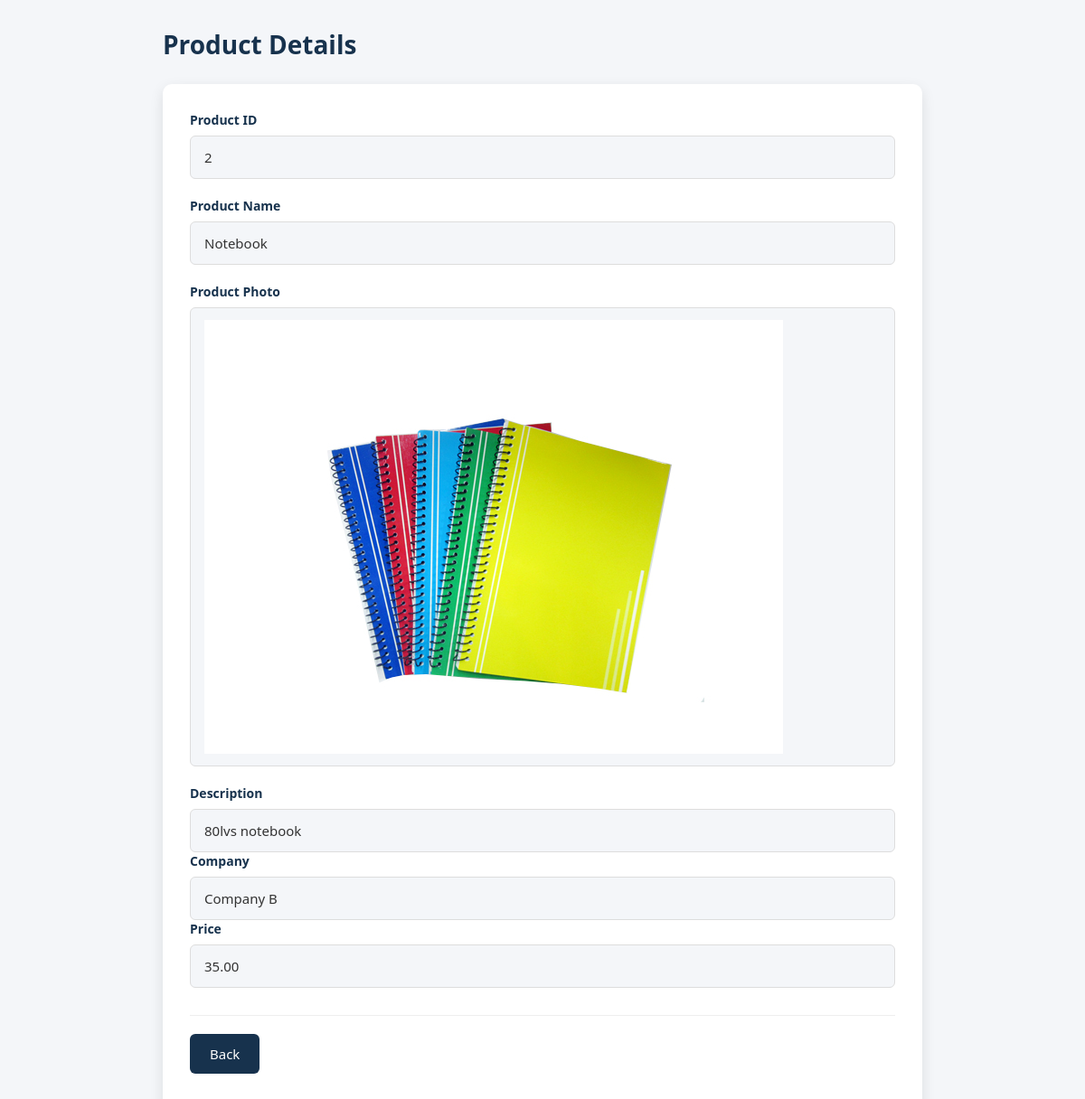
/owner/products/view-products.php?product_id=2, run on the app's committed database.
### tables this page shows
CREATE TABLE IF NOT EXISTS `products` (
  `product_id` int NOT NULL AUTO_INCREMENT,
  `product_name` varchar(100) DEFAULT NULL,
  `product_photo` varchar(255) DEFAULT NULL,
  `product_description` varchar(100) DEFAULT NULL,
  `company_name` varchar(250) DEFAULT NULL,
  `product_price` decimal(10,2) NOT NULL,
  PRIMARY KEY (`product_id`)
);

### owner/products/view-products.php (the view, shortened to what this page needs)
<?php
require_once "../../database/db.php";
$id=$_GET['product_id'];
$sql = "SELECT * FROM products WHERE product_id='$id'";
$result = mysqli_query($conn,$sql);
$user = mysqli_fetch_assoc($result);
?>
<!DOCTYPE html>
<html lang="en">
<head>
    <link rel="stylesheet" href="../../design/add-edit-view-products.css">
</head>
<body>
   <div class="content">
        <div class="page-title">
            <h2>Product Details</h2>
        </div>
        <div class="view-container">
            <div class="info-group">
                <label>Product ID</label>
                <div class="info">
                        <?php echo $user['product_id']; ?>
                </div>
            </div>
            <div class="info-group">
                <label>Product Name</label>
                <div class="info">
                    <?php echo $user['product_name']; ?>
                </div>
            </div>
            <div class="info-group">
                <label>Product Photo</label>
                <div class="info">
                    <img src="../../uploads/<?php echo $user ['product_photo']; ?>">
                </div>
            </div>
            <div class="info-group">
                <label>Description</label>
                <div class="info">
                        <?php echo $user['product_description']; ?>
                </div>
            <div class="info-group">
                <label>Company</label>
                <div class="info">
                        <?php echo $user['company_name'];?>
                </div>
            <div class="info-group">
                    <label>Price</label>
                    <div class="info">
                        <?php echo $user['product_price']; ?>
                    </div>
            </div>
            <div class="buton-group">
                    <a href="products.php" class="back-btn">
                        Back
                    </a>
            </div>
        </div>
   </div>
</body>
</html>

### design/add-edit-view-products.css (style rules this page uses)
* { margin: 0; padding: 0; box-sizing: border-box; font-family: 'Segoe UI', Tahoma, Geneva, Verdana, sans-serif; }
body { background: #f4f6f9; min-height: 100vh; }
.content { padding: 30px; max-width: 900px; margin: 0 auto; }
.page-title { margin-bottom: 25px; }
.page-title h2 { color: #17324d; font-size: 28px; font-weight: 600; }
.buton-group { margin-top: 30px; padding-top: 20px; border-top: 1px solid #eee; }
.save-btn, .update-btn, .back-btn { background: #17324d; color: #ffffff; border: none; padding: 12px 22px; border-radius: 6px; font-size: 15px; cursor: pointer; text-decoration: none; transition: 0.3s; }
.back-btn { display: inline-block; }
.view-container { background: #ffffff; padding: 30px; border-radius: 10px; box-shadow: 0 5px 15px rgba(0, 0, 0, 0.10); }
.info-group { margin-bottom: 20px; }
.info-group label { display: block; margin-bottom: 8px; color: #17324d; font-size: 14px; font-weight: 600; }
.info { background: #f4f6f9; border: 1px solid #ddd; padding: 13px 15px; border-radius: 6px; color: #333; font-size: 15px; min-height: 45px; display: flex; align-items: center; }

### data on the page
products: product_id "2", product_name "Notebook", product_photo (picture), product_description "80lvs notebook", company_name "Company B", product_price "35.00"
